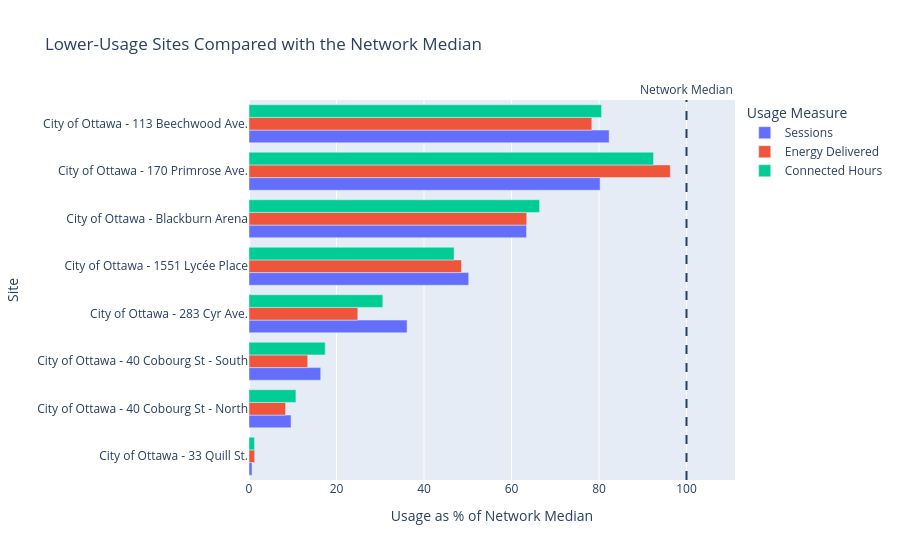

Notebook code for this chart:
### Code cell
# Create an interactive comparison chart
fig = px.bar(
    underused_plot,
    x="percent_of_median",
    y="site",
    color="usage_measure",
    orientation="h",
    barmode="group",
    title="Lower-Usage Sites Compared with the Network Median"
)

# Add a reference line showing the network median
fig.add_vline(
    x=100,
    line_dash="dash",
    annotation_text="Network Median",
    annotation_position="top"
)

# Update labels
fig.update_layout(
    xaxis_title="Usage as % of Network Median",
    yaxis_title="Site",
    legend_title="Usage Measure"
)

fig.show()

### Figure 1 — Plotly figure (JSON) as saved in the notebook; plotly's stock layout.template omitted (floating-point values rounded to 4 significant figures)
{"data": [{"alignmentgroup": "True", "hovertemplate": "usage_measure=Sessions<br>percent_of_median=%{x}<br>site=%{y}<extra></extra>", "legendgroup": "Sessions", "marker": {"color": "#636efa", "pattern": {"shape": ""}}, "name": "Sessions", "offsetgroup": "Sessions", "orientation": "h", "showlegend": true, "textposition": "auto", "type": "bar", "x": [0.6867, 9.614, 16.39, 36.14, 50.21, 63.43, 80.26, 82.32], "xaxis": "x", "y": ["City of Ottawa - 33 Quill St.", "City of Ottawa - 40 Cobourg St - North", "City of Ottawa - 40 Cobourg St - South", "City of Ottawa - 283 Cyr Ave.", "City of Ottawa - 1551 Lycée Place", "City of Ottawa - Blackburn Arena", "City of Ottawa - 170 Primrose Ave.", "City of Ottawa - 113 Beechwood Ave."], "yaxis": "y"}, {"alignmentgroup": "True", "hovertemplate": "usage_measure=Energy Delivered<br>percent_of_median=%{x}<br>site=%{y}<extra></extra>", "legendgroup": "Energy Delivered", "marker": {"color": "#EF553B", "pattern": {"shape": ""}}, "name": "Energy Delivered", "offsetgroup": "Energy Delivered", "orientation": "h", "showlegend": true, "textposition": "auto", "type": "bar", "x": [1.29, 8.36, 13.41, 24.87, 48.57, 63.48, 96.3, 78.36], "xaxis": "x", "y": ["City of Ottawa - 33 Quill St.", "City of Ottawa - 40 Cobourg St - North", "City of Ottawa - 40 Cobourg St - South", "City of Ottawa - 283 Cyr Ave.", "City of Ottawa - 1551 Lycée Place", "City of Ottawa - Blackburn Arena", "City of Ottawa - 170 Primrose Ave.", "City of Ottawa - 113 Beechwood Ave."], "yaxis": "y"}, {"alignmentgroup": "True", "hovertemplate": "usage_measure=Connected Hours<br>percent_of_median=%{x}<br>site=%{y}<extra></extra>", "legendgroup": "Connected Hours", "marker": {"color": "#00cc96", "pattern": {"shape": ""}}, "name": "Connected Hours", "offsetgroup": "Connected Hours", "orientation": "h", "showlegend": true, "textposition": "auto", "type": "bar", "x": [1.252, 10.73, 17.42, 30.58, 46.88, 66.42, 92.47, 80.59], "xaxis": "x", "y": ["City of Ottawa - 33 Quill St.", "City of Ottawa - 40 Cobourg St - North", "City of Ottawa - 40 Cobourg St - South", "City of Ottawa - 283 Cyr Ave.", "City of Ottawa - 1551 Lycée Place", "City of Ottawa - Blackburn Arena", "City of Ottawa - 170 Primrose Ave.", "City of Ottawa - 113 Beechwood Ave."], "yaxis": "y"}], "layout": {"annotations": [{"showarrow": false, "text": "Network Median", "x": 100, "xanchor": "center", "xref": "x", "y": 1, "yanchor": "bottom", "yref": "y domain"}], "barmode": "group", "legend": {"title": {"text": "Usage Measure"}, "tracegroupgap": 0}, "shapes": [{"line": {"dash": "dash"}, "type": "line", "x0": 100, "x1": 100, "xref": "x", "y0": 0, "y1": 1, "yref": "y domain"}], "title": {"text": "Lower-Usage Sites Compared with the Network Median"}, "xaxis": {"anchor": "y", "domain": [0, 1], "title": {"text": "Usage as % of Network Median"}}, "yaxis": {"anchor": "x", "domain": [0, 1], "title": {"text": "Site"}}}}
